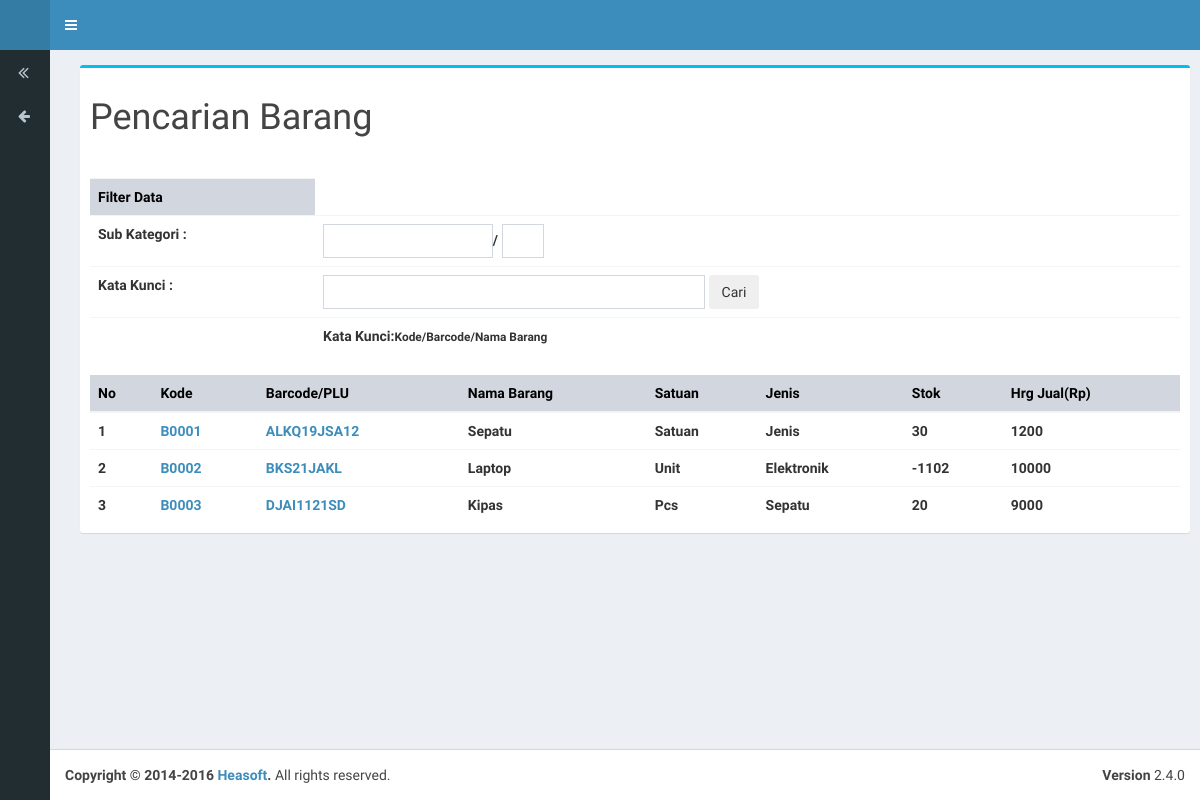
/index.php/cari_barang, run on the app's committed database.
### tables this page shows
CREATE TABLE `barang` (
  `id` int(15) NOT NULL,
  `kode` varchar(255) NOT NULL DEFAULT '0',
  `barcode` varchar(255) NOT NULL DEFAULT '0',
  `name` varchar(255) NOT NULL DEFAULT '0',
  `satuan` varchar(255) NOT NULL DEFAULT '0',
  `stok` int(11) NOT NULL DEFAULT '0',
  `jenis` varchar(255) NOT NULL DEFAULT '0',
  `harga` decimal(15,0) NOT NULL DEFAULT '0'
);

### application/controllers/cari_barang.php (called while the page is built, shortened)
<?php
 class cari_barang extends CI_Controller{
 	public function index(){
 		$db['title'] = 'Cari Barang';
 		$db['barang']  = $this->db->get('barang')->result_array();
 		echo view2('cari_barang',$db);
 	}
 }

### index.php (called while the page is built, shortened)
<?php
require_once BASEPATH.'core/CodeIgniter.php';

### application/views/cari_barang/index.php (the view, shortened to what this page needs)
<div class="container">
	<section class="content">
		<div class="row">
			<div class="col-md-12">
				<div class="box box-info '">
					<div class="box-header">
						<div class="box-title">
							<b><h1>Pencarian Barang</h1></b>
						</div>
					</div>
					<div class="box-body">
						<table class="table" >
							<tr>
								<th class="bg-gray"  >Filter Data</th>
							</tr>
							<tr>
								<th class="bg-default" width="175" >Sub Kategori : </th>
								<th class="bg-default"  >
									<div class="form-inline">
										<input type="text" style="width: 20%;" class="form-control" name="">/
										<input type="text" style="width: 5%;" class="form-control" name="">
									</div>
								</th>
							</tr>
							<tr>
								<th class="bg-default" width="225" >Kata Kunci :</th>
								<th class="bg-default"  >
									<div class="form-inline">
										<input type="text" style="width: 45%;" class="form-control" name="">
										<button class="btn">Cari</button>
									</div>
								</th>
							</tr>
							<tr>
								<th></th>
								<th><b>Kata Kunci:<small>Kode/Barcode/Nama Barang</small></b></th>
							</tr>
						</table>
						<table style="margin-top: 2%" class="table">
							<thead class="bg-gray">
								<tr>
									<th>No</th>
									<th>Kode</th>
									<th>Barcode/PLU</th>
									<th>Nama Barang</th>
									<th>Satuan</th>
									<th>Jenis</th>
									<th>Stok</th>
									<th>Hrg Jual(Rp)</th>
								</tr>
							</thead>
							<tbody id="tbody">
								<?php $no=1; foreach ($barang as $key): ?>
									<tr>
									<th><?php echo $no++ ?></th>
									<th><a><?php echo $key['kode'] ?></a></th>
									<th><a id="barcode" ><?php echo $key['barcode'] ?></a></th>
									<th><?php echo $key['name'] ?></th>
									<th><?php echo $key['satuan'] ?></th>
									<th><?php echo $key['jenis'] ?></th>
									<th><?php echo $key['stok'] ?></th>
									<th><?php echo $key['harga'] ?></th>
									</tr>
								<?php endforeach ?>
							</tbody>
						</table>
					</div>
				</div>
			</div>
		</div>
	</section>
</div>

### application/views/skin/header.php (shortened to what this page needs)
<!DOCTYPE html>
<html>
<head>
  <link rel="stylesheet" href="<?=base_url('assets/plugins/bootstrap/dist/css/bootstrap.min.css')?>">
  <link rel="stylesheet" href="<?=base_url('assets/plugins/font-awesome/css/font-awesome.min.css')?>">
  <link rel="stylesheet" href="<?=base_url('assets/plugins/Ionicons/css/ionicons.min.css')?>">
  <link rel="stylesheet" href="<?=base_url('assets/dist/css/AdminLTE.min.css')?>">
  <link rel="stylesheet" href="<?=base_url('assets/dist/css/skins/_all-skins.css')?>">
  <link rel="stylesheet" href="<?=base_url('assets/plugins/bootstrap-datepicker/dist/css/bootstrap-datepicker.min.css')?>">
  <link rel="stylesheet" href="<?=base_url('assets/plugins/bootstrap-daterangepicker/daterangepicker.css')?>">
  <link rel="stylesheet" href="<?=base_url('assets/plugins/timepicker/bootstrap-timepicker.min.css')?>">
  <link rel="stylesheet" href="<?=base_url('assets/plugins/bootstrap-wysihtml5/bootstrap3-wysihtml5.min.css')?>">
  <link rel="stylesheet" type="text/css" href="<?=base_url('assets/plugins/footable/css/footable.bootstrap.min.css')?>">
  <link rel="stylesheet" href="<?=base_url('assets/plugins/DataTables/css/jquery.dataTables.css')?>">
  <link rel="stylesheet" href="<?=base_url('assets/plugins/toast/jquery.toast.min.css')?>">
  <link rel="stylesheet"  href="<?=base_url('assets/plugins/sweetalert/sweetalert.css')?>">
</head>

### application/views/skin/navbar2.php (shortened to what this page needs)
<body class="skin-blue sidebar-mini sidebar-collapse ">
	<div class="wrapper">
		<header class="main-header">
			<a href="#" class="logo">
				</a>
				<nav class="navbar navbar-static-top">
					<a href="#" class="sidebar-toggle" data-toggle="push-menu" role="button">
					</a>
				</nav>
			</header>

### application/views/skin/sidebar2.php (shortened to what this page needs)
<aside class="main-sidebar">
	<section class="sidebar">
		<ul class="sidebar-menu" data-widget="tree">
			<?php echo sidebar2() ?>
		</ul>
	</section>
</aside>
		<div class="content-wrapper">

### application/helpers/skin_helper.php (shortened to what this page needs)
<?php
function view2($dollar,$db=NULL){
	$CI 	=& get_instance();
	$CI->load->view('skin/header',$db);
	$CI->load->view('skin/navbar2');
	$CI->load->view('skin/sidebar2');
	$CI->load->view($dollar.'/index.php',$db);
	$CI->load->view('skin/footer');
	$CI->load->view('skin/control_sidebar');
}
	?>
	<?php
function sidebar2(){
	$url = site_url('login/logout');
	$array = [
		[
			'text'=>'Kembali',
			'icon'=>'fa fa-angle-double-left fa-lg',
			'url'=>'pelanggan'
		],
		[
			'text'=>'Log Out',
			'icon'=>'fa fa-arrow-left',
			'url'=>$url
		]
	];
	?>
	<?php foreach ($array as $row): ?>
		<li>
			<a href="<?php echo $row['url'] ?>">
				<i class="<?php echo $row['icon'] ?>"></i> <span><?php echo $row['text'] ?></span>
			</a>
		</li>
	<?php endforeach ?>
	<?php
}

### application/views/skin/footer.php (shortened to what this page needs)
</body>
</html>

### application/views/skin/control_sidebar.php (shortened to what this page needs)
<footer class="main-footer">
	<div class="pull-right hidden-xs">
		<b>Version</b> 2.4.0
	</div>
	<strong>Copyright &copy; 2014-2016 <a>Heasoft</a>.</strong> All rights
	reserved.
</footer>

### data on the page
barang: kode "B0001", barcode "ALKQ19JSA12", name "Sepatu", satuan "Satuan", jenis "Jenis", stok "30", harga "1200"
barang: kode "B0002", barcode "BKS21JAKL", name "Laptop", satuan "Unit", jenis "Elektronik", stok "-1102", harga "10000"
barang: kode "B0003", barcode "DJAI1121SD", name "Kipas", satuan "Pcs", jenis "Sepatu", stok "20", harga "9000"
